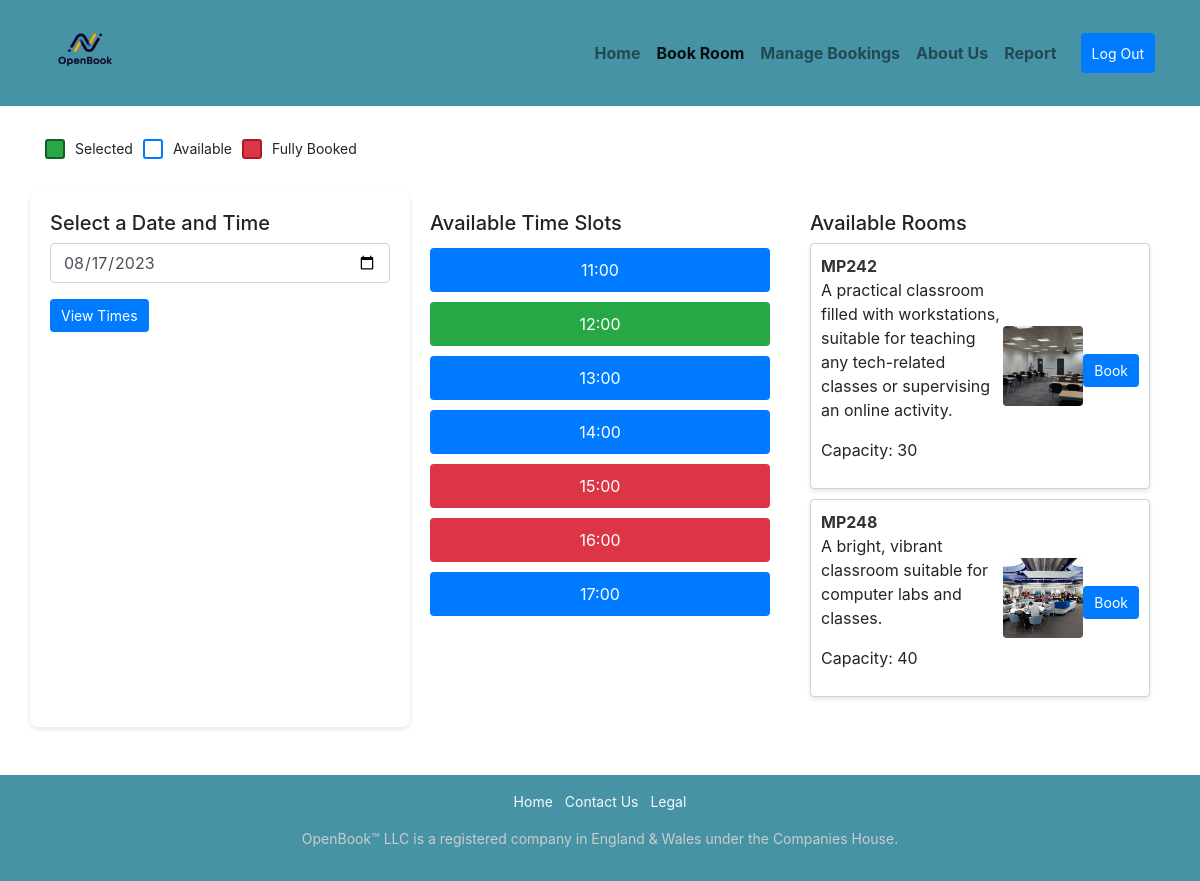
The app's page /RoomSelection.php?buildingID=1, older data.
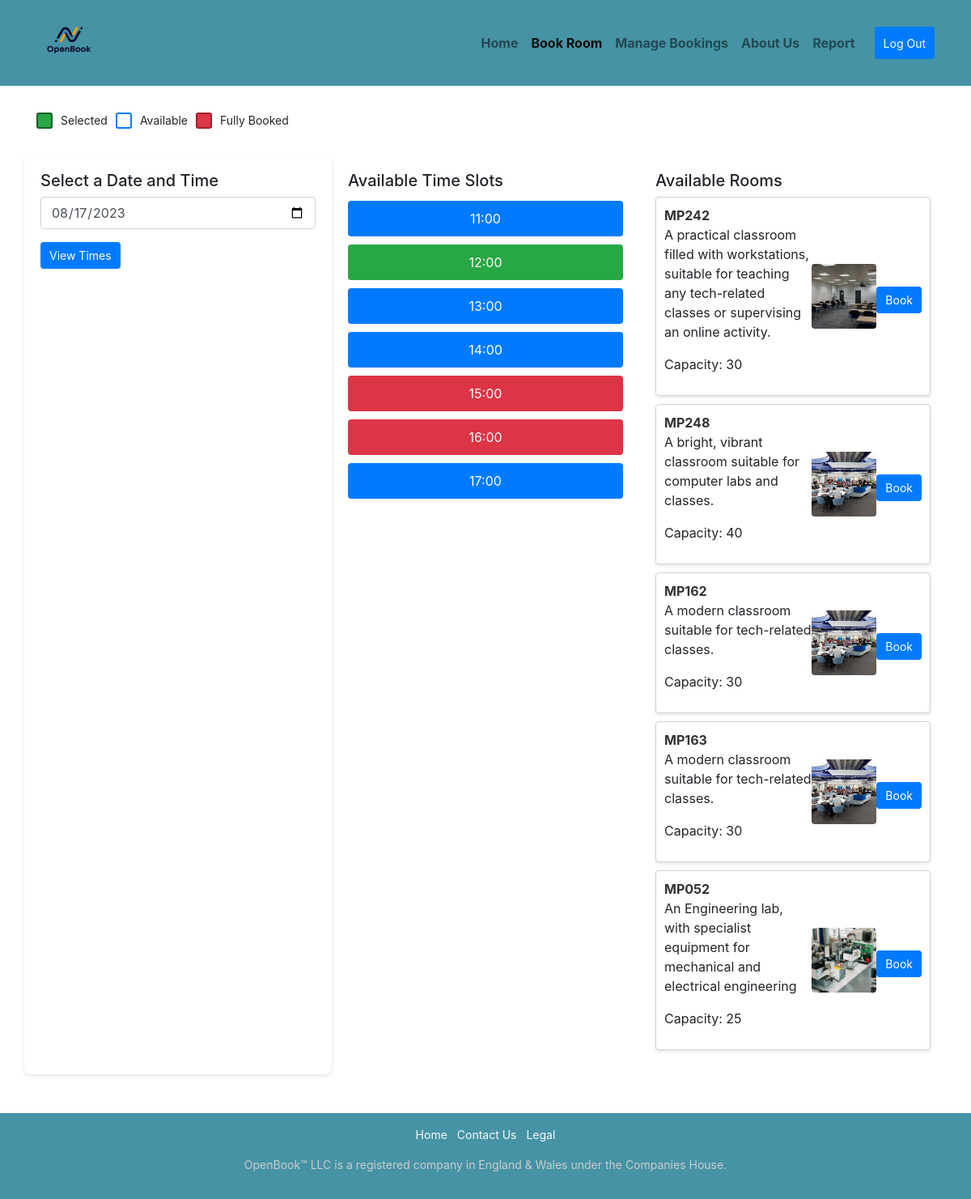
The same page, newer data.
### tables this page shows
CREATE TABLE `rooms` (
  `roomID` int(11) NOT NULL,
  `building` int(11) NOT NULL,
  `roomName` varchar(255) NOT NULL,
  `roomDesc` text DEFAULT NULL,
  `roomImg` text DEFAULT NULL,
  `floor` int(11) NOT NULL,
  `capacity` int(11) NOT NULL,
  `roomType` enum('Classroom','Hall','Lab') DEFAULT NULL
);

### RoomSelection.php (the view, shortened to what this page needs)
<?php
$timeSlots = [
    "11:00" => "available",
    "12:00" => "selected",
    "13:00" => "available",
    "14:00" => "available",
    "15:00" => "booked",
    "16:00" => "booked",
    "17:00" => "available",
];
?>
<!DOCTYPE html>
<html lang="en">
<head>
    <link rel="stylesheet" href="https://maxcdn.bootstrapcdn.com/bootstrap/4.0.0/css/bootstrap.min.css"rel="nofollow"
>
    <link rel="stylesheet" href="public_html/style/main.css">
</head>
<body>
    <nav class="navbar navbar-expand-lg navbar-light bg-teal">
        <div class="container">
            <a class="navbar-brand" href="index.php">
                <img src="public_html/images/OpenBook_Logo.png" alt="OpenBook Logo">
            </a>
            <div class="navbar-nav ml-auto">
                <a class="nav-item nav-link" href="index.php">Home   </a>
                <a class="nav-item nav-link active" href="BookRooms.php">Book Room</a>
                <a class="nav-item nav-link" href="ManageBookings.php">Manage Bookings  </a>
                <a class="nav-item nav-link" href="AboutUs.php">About Us  </a>
                <a class="nav-item nav-link" href="ReportPage.php">Report  </a>
                <button class="btn btn-primary ml-3">Log Out</button>
            </div>
        </div>
    </nav>
    <div class="container">
        <div class="availability-key">
            <p>
                <span class="key-selected"></span> Selected
                <span class="key-available" ></span> Available
                <span class="key-booked"></span> Fully Booked
            </p>
        </div>
        <div class="row">
            <div class="col-md-4 calendar-container">
                <h5>Select a Date and Time</h5>
                <form method="POST" action="RoomSelection.php">
                    <input type="date" name="selected_date" class="form-control" value="2023-08-17">
                    <button type="submit" class="btn btn-primary mt-3">View Times</button>
                </form>
            </div>
            <div class="col-md-4 time-container">
                <h5>Available Time Slots</h5>
                <?php
                foreach ($timeSlots as $time => $status) {
                    $class = $status === 'booked' ? 'time-slot booked' : ($status === 'selected' ? 'time-slot selected' : 'time-slot');
                    echo "<form method='POST' action='RoomSelection.php'>
                            <button name='selected_time' value='$time' class='$class'>$time</button>
                          </form>";
                }
                ?>
            </div>
            <div class="col-md-4 room-container">
                <h5>Available Rooms</h5>
            <?php
            include "resources/database.php";
            $buildingID = isset($_GET['buildingID']) ? intval($_GET['buildingID']) : 0;
            if ($buildingID > 0) {
                $roomSql = "SELECT * FROM rooms WHERE building = $buildingID";
                $fetchedRooms = mysqli_query($conn, $roomSql);
                foreach ($fetchedRooms as $room) {
                    $class = 'room-card';
                    $disabled = '';
                    echo "<div class='$class'>
                            <div>
                                <strong>{$room['roomName']}</strong>
                                <p>{$room['roomDesc']}</p>
                                <p>Capacity: {$room['capacity']}</p>
                            </div>
                            <img src='{$room['roomImg']}' alt='{$room['roomName']}'>
                            <form method='GET' action='RoomBooking.php'>
                                <button name='roomID' value='{$room['roomID']}' class='btn btn-primary mt-2' $disabled>Book</button>
                            </form>
                          </div>";
                }
            } else {
                echo "<p class='text-danger'>Invalid building selected.</p>";
            }
            ?>
            </div>
        </div>
    </div>
    <footer class="text-white text-center py-3 mt-5">
        <div class="container">
            <ul class="list-inline">
                <li class="list-inline-item"><a href="index.php" class="text-light">Home</a></li>
                <li class="list-inline-item"><a href="#" class="text-light">Contact Us</a></li>
                <li class="list-inline-item"><a href="#" class="text-light">Legal</a></li>
            </ul>
            <p class="mt-3">OpenBook™ LLC is a registered company in England & Wales under the Companies House.</p>
        </div>
    </footer>
</body>
</html>

### public_html/style/main.css (style rules this page uses)
* { margin: 0; padding: 0; box-sizing: border-box; }
.bg-teal { background-color: #4593A5; color: white; }
.container { z-index: 5; }
.navbar-brand img { height: 80px; width: auto; }
.nav-link.active { color: white ; }
.navbar-brand, .nav-link { font-weight: bold; }
footer { background-color: #4593A5; }
footer div { font-size: 14px; color: #ccc; }
.availability-key p { display: flex; gap: 10px; align-items: center; margin-bottom: 2rem; font-size: 14px; padding-top: 2rem; }
.key-selected, .key-available, .key-booked { width: 20px; height: 20px; display: inline-block; border-radius: 3px; }
.key-selected { background-color: #28a745; border: 2px solid #155d27; }
.key-available { background-color: #ffffff; border: 2px solid #007bff; }
.key-booked { background-color: #dc3545; border: 2px solid #a71d2a; }
.calendar-container { background: #ffffff; padding: 20px; border-radius: 8px; box-shadow: 0px 2px 5px rgba(0, 0, 0, 0.1); }
.time-container { padding: 20px; }
.time-slot { width: 100%; margin: 5px 0; padding: 10px; font-size: 16px; border-radius: 4px; border: none; color: white; }
.time-slot.booked { background-color: #dc3545; color: #fff; cursor: not-allowed; }
.time-slot.selected { background-color: #28a745; color: #fff; }
.time-slot:not(.booked):not(.selected) { background-color: #007bff; color: #fff; }
.room-container { padding: 20px; }
.room-card { display: flex; align-items: center; justify-content: space-between; padding: 10px; margin-bottom: 10px; border: 1px solid #ced4da; border-radius: 4px; background-color: #ffffff; box-shadow: 0px 2px 4px rgba(0, 0, 0, 0.1); }
.room-card img { width: 80px; height: 80px; object-fit: cover; border-radius: 4px; }
.room-card strong { color: #333333; }
.btn-primary { background-color: #007bff; border-color: #007bff; color: white; font-size: 14px; padding: 5px 10px; border-radius: 4px; }
.btn { border-color: #f4f4f400; color: white; font-size: 14px; padding: 5px 10px; border-radius: 4px; }
.navbar { background-color: #4593A5; color: white; }

Row changes from the older to the newer data that the page shows:
added rooms: roomName "MP162", roomDesc "A modern classroom suitable for tech-related classes.", capacity "30", roomImg (picture), $room['roomID'] 4 (drawn)
added rooms: roomName "MP163", roomDesc "A modern classroom suitable for tech-related classes.", capacity "30", roomImg (picture), $room['roomID'] 5 (drawn)
added rooms: roomName "MP052", roomDesc "An Engineering lab, with specialist equipment for mechanical and electrical engineering", capacity "25", roomImg (picture), $room['roomID'] 10 (drawn)
